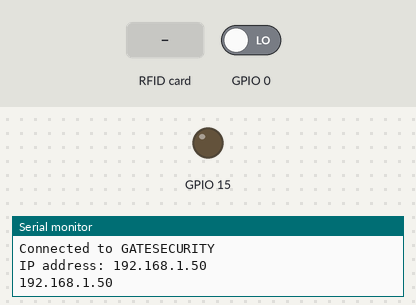
A sketch run on a simulated ESP8266 (NodeMCU). On the bench: output pins drawn as LEDs (lit = HIGH), the last lines printed to the serial monitor. The test bench sets the inputs (shaded band); at power-on: GPIO 0 LOW. WiFi joins after 1.5 s; servers stay silent unless stated; uploads are accepted with an empty reply.

Above: at 5.2 s.
5.3 s: RFID card 5E 7A 19 C4 held to the reader
At 5.9 s:
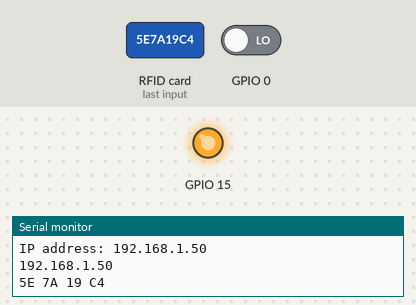
Timing chart, 0 to 8.3 s (numbered marks = the images above; inputs shaded):
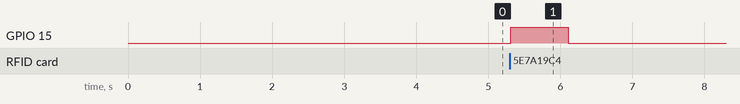

Measured:
- after the input at 5.3 s, GPIO 15: LOW → HIGH at once, → LOW 0.80 s later

The sketch:

Esp8266POST.ino
```cpp
// (licence header left out)
//rfied enroll repeat,table rfid remove,remove repeated rfid,more resposive
#include <ESP8266WiFi.h>
#include <WiFiClient.h>
#include <ESP8266WebServer.h>
#include <ESP8266HTTPClient.h>
#include <SPI.h>
#include <MFRC522.h>

//RFID SETTINGS
#define RST_PIN         5          // Configurable, see typical pin layout above
#define SS_PIN          4        // Configurable, see typical pin layout above
MFRC522 mfrc522(SS_PIN, RST_PIN);
String user;

//WIFI SETTINGS
const char *ssid = "GATESECURITY";  //ENTER YOUR WIFI SETTINGS
const char *password = "sec@F!s@t";//"sec@F!s@t";
IPAddress staticIP(172, 16, 31, 41); //ESP static ip
IPAddress gateway(172, 16, 1, 254);   //IP Address of your WiFi Router (Gateway)
IPAddress subnet(255, 255, 0, 0);  //Subnet mask
IPAddress dns(172, 16, 10, 10);  //DNS
const char* deviceName = "Test@RFID";

const char *host = "172.16.26.15";   //Server IP

//=======================================================================
//                    Power on setup
//=======================================================================

void setup() {
  delay(1000);
  Serial.begin(115200);
  pinMode(0, INPUT);
  pinMode(2, INPUT);
  pinMode(15, OUTPUT);

  WiFi.mode(WIFI_OFF);        //Prevents reconnection issue (taking too long to connect)
  WiFi.begin(ssid, password);
  //WiFi.disconnect();  //Prevent connecting to wifi based on previous configuration
  delay(1000);
  WiFi.hostname(deviceName);      // DHCP Hostname (useful for finding device for static lease)
  WiFi.config(staticIP, subnet, gateway, dns);
  Serial.println("");
   delay(1000);


  Serial.print("Connecting");
  // Wait for connection
  while (WiFi.status() != WL_CONNECTED) {
    delay(500);
    Serial.print(".");
  }

  //If connection successful show IP address in serial monitor
  Serial.println("");
  Serial.print("Connected to ");
  Serial.println(ssid);
  Serial.print("IP address: ");
  Serial.println(WiFi.localIP());  //IP address assigned to your ESP
  SPI.begin();                                                  // Init SPI bus
  mfrc522.PCD_Init();
  WiFi.config(staticIP, subnet, gateway, dns);delay(1000);
  Serial.println(WiFi.localIP());
}

//=======================================================================
//                    Main Program Loop
//=======================================================================
void loop() {
 // Serial.println(digitalRead(0));Serial.println(digitalRead(2));
  digitalWrite(15,LOW);
  MFRC522::MIFARE_Key key;
  for (byte i = 0; i < 6; i++) key.keyByte[i] = 0xFF;

  //some variables we need
  byte block;
  byte len;
  MFRC522::StatusCode status;
 if ( ! mfrc522.PICC_IsNewCardPresent()) {
    return;
  }

  // Select one of the cards
  if ( ! mfrc522.PICC_ReadCardSerial()) {
    return;
  }
  HTTPClient http;
   String content= "";
  byte letter;
  for (byte i = 0; i < mfrc522.uid.size; i++)
  {
    // Serial.print(mfrc522.uid.uidByte[i] < 0x10 ? " 0" : " ");
    // Serial.print(mfrc522.uid.uidByte[i], HEX);
     content.concat(String(mfrc522.uid.uidByte[i] < 0x10 ? " 0" : " "));
     content.concat(String(mfrc522.uid.uidByte[i], HEX));
  }
  user=content.substring(1);
  user.toUpperCase();
  Serial.println(user);
  String io;
  int flag=0;
  digitalWrite(15,HIGH);
  delay(600);
  digitalWrite(15,LOW);
  while(flag==0){
    if(digitalRead(0)==LOW){
       io = "OUT";
       flag=1;
       digitalWrite(15,HIGH);
       delay(200);
       digitalWrite(15,LOW);
      }
    else if(digitalRead(2)==LOW){
      io = "IN";
      flag=1;
       digitalWrite(15,HIGH);
       delay(200);
       digitalWrite(15,LOW);
      }
      delay(10);
    }

  //Post Data
String  postData = "api_key=tPmAT5Ab3j7F9&name="+user+"&IO="+io;
  http.begin("http://172.16.26.15/submit.php");              //Specify request destination
  http.addHeader("Content-Type", "application/x-www-form-urlencoded");    //Specify content-type header
  int httpCode = http.POST(postData);   //Send the request
  String payload = http.getString();    //Get the response payload
  Serial.println(httpCode);   //Print HTTP return code
  Serial.println(payload);    //Print request response payload
  http.end();  //Close connection
  delay(100);  //Post Data at every 5 seconds
}
//=======================================================================
```
